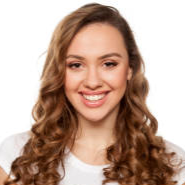
#> input picture Lab1/Part3/images/img5.png, 185 x 185 px, found by its file name
$ python q6.py
#> lines starting #> are read from the running program, lines starting #| are printed output that depends on the picture
import cv2
import numpy as np
import matplotlib.pyplot as plt


# =========================================================
# READ IMAGES
# =========================================================

img1 = cv2.imread(
    r"S:\Computer Vision\Lab1\Part3\images\img5.png",
    cv2.IMREAD_GRAYSCALE
)
#> img1: shape (185, 185); min 4, max 255, mean 170.7

img2 = cv2.imread(
    r"S:\Computer Vision\Lab1\Part3\images\img6.png",
    cv2.IMREAD_GRAYSCALE
)
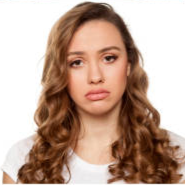
#> input picture Lab1/Part3/images/img6.png, 185 x 185 px, found by its file name
#> img2: shape (185, 185); min 5, max 255, mean 171.3


if img1 is None or img2 is None:
    raise FileNotFoundError("Could not load images.")


# Make both images the same size
img2 = cv2.resize(
    img2,
    (img1.shape[1], img1.shape[0])
)


# Convert to float
img1 = img1.astype(np.float32)
img2 = img2.astype(np.float32)


# =========================================================
# NUMBER OF PYRAMID LEVELS
# =========================================================

levels = 5


# =========================================================
# CREATE GAUSSIAN PYRAMID
# =========================================================

def gaussian_pyramid(img, levels):

#> called with levels = 5
    pyramid = [img]

    for i in range(levels):

        img = cv2.pyrDown(img)

        pyramid.append(img)
#> after the loop, img = [[255, 249.6, 199.7, 146.2, 201.1, 250.9], [254.6, 238.8, 176.5, 150.8, 178.9, 242.4], [252.9, 217.6, 152.3, 159.7, 156.6, 226.9], [247.6, 190.3, 121.4, 143.7, 130.3, 209.3], [225.4, 155.9, 106.7, 135.8, 99.95, 166.5], [168.3, 116.1, 137, 160, 84.91, 105.4]]; pyramid = 6 items

    return pyramid


# =========================================================
# CREATE LAPLACIAN PYRAMID
# =========================================================

def laplacian_pyramid(gaussian):

    laplacian = []

    for i in range(len(gaussian) - 1):

        # Size of current Gaussian level
        h, w = gaussian[i].shape

        # Expand next level
        expanded = cv2.pyrUp(
            gaussian[i + 1],
            dstsize=(w, h)
        )

        # Difference gives Laplacian
        L = gaussian[i] - expanded

        laplacian.append(L)

    # Last level is the smallest Gaussian image
    laplacian.append(
        gaussian[-1]
    )

    return laplacian


# =========================================================
# CREATE PYRAMIDS
# =========================================================

gaussian1 = gaussian_pyramid(
    img1,
    levels
)
#> gaussian1 = 6 items

gaussian2 = gaussian_pyramid(
    img2,
    levels
)
#> gaussian2 = 6 items


laplacian1 = laplacian_pyramid(
    gaussian1
)
#> the loop in laplacian_pyramid, `for i in range(len(gaussian) - 1):` made 5 passes
#> (h, w) on passes 1 to 5: (185, 185), (93, 93), (47, 47), (24, 24), (12, 12)
#> pass 1, in laplacian_pyramid, `L = gaussian[i] - expanded`:
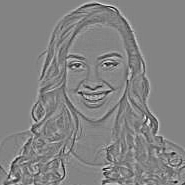
#> L: shape (185, 185) float32; min -70.63, max 66.16, mean 0; drawn with min black and max white
#> after the loop in laplacian_pyramid, `for i in range(len(gaussian) - 1):`: laplacian = 5 items
#> laplacian1 = 6 items

laplacian2 = laplacian_pyramid(
    gaussian2
)
#> the loop in laplacian_pyramid (call 2), `for i in range(len(gaussian) - 1):` made 5 passes
#> pass 1, in laplacian_pyramid (call 2), `L = gaussian[i] - expanded`:
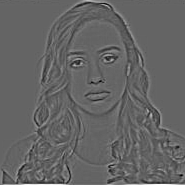
#> L: shape (185, 185) float32; min -72.12, max 110.7, mean 0.2; drawn with min black and max white
#> laplacian2 = 6 items


# =========================================================
# MIX PYRAMIDS
# =========================================================

mixed_pyramid = []


for i in range(len(laplacian1)):

    # Use Image 1 for large-scale information
    # Use Image 2 for fine details

    if i < 2:

        mixed = laplacian2[i]

    else:

        mixed = laplacian1[i]

    mixed_pyramid.append(
        mixed
    )
#> this loop made 6 passes
#> after the loop, mixed_pyramid = 6 items


# =========================================================
# RECONSTRUCT IMAGE
# =========================================================

result = mixed_pyramid[-1]
#> result has the same summary as img in gaussian_pyramid


for i in range(
    len(mixed_pyramid) - 2,
    -1,
    -1
):

    h, w = mixed_pyramid[i].shape

    result = cv2.pyrUp(
        result,
        dstsize=(w, h)
    )

    result = result + mixed_pyramid[i]
#> this loop made 5 passes
#> (i, h, w) on passes 1, 2, 4, 5: (4, 12, 12), (3, 24, 24), (1, 93, 93), (0, 185, 185)
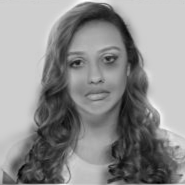
#> result: shape (185, 185) float32; min -14.1, max 316.6, mean 170.9; drawn with min black and max white


# Clip values
result = np.clip(
    result,
    0,
    255
).astype(np.uint8)
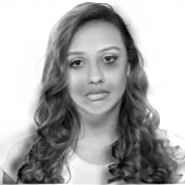
#> result: shape (185, 185); min 0, max 255, mean 170.1


# =========================================================
# DISPLAY RESULTS
# =========================================================

plt.figure(figsize=(14, 8))


plt.subplot(2, 3, 1)

plt.imshow(
    img1,
    cmap="gray"
)

plt.title("Image 1")
plt.axis("off")


plt.subplot(2, 3, 2)

plt.imshow(
    img2,
    cmap="gray"
)

plt.title("Image 2")
plt.axis("off")


plt.subplot(2, 3, 3)

plt.imshow(
    result,
    cmap="gray"
)

plt.title("Pyramid Mixed Image")
plt.axis("off")


# Gaussian pyramid level
plt.subplot(2, 3, 4)

plt.imshow(
    gaussian1[2],
    cmap="gray"
)

plt.title("Gaussian Pyramid Level 2")
plt.axis("off")


# Laplacian pyramid
plt.subplot(2, 3, 5)

lap_display = np.abs(
    laplacian1[1]
)
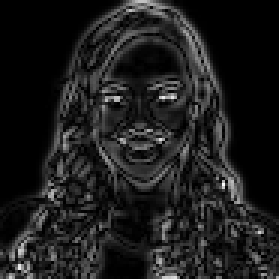
#> lap_display: shape (93, 93) float32 (shown 3 times larger); min 0, max 68.56, mean 7.9; drawn with min black and max white

lap_display = cv2.normalize(
    lap_display,
    None,
    0,
    255,
    cv2.NORM_MINMAX
)

plt.imshow(
    lap_display,
    cmap="gray"
)

plt.title("Laplacian Pyramid Level 1")
plt.axis("off")


# Another Gaussian level
plt.subplot(2, 3, 6)

plt.imshow(
    gaussian1[-1],
    cmap="gray"
)

plt.title("Smallest Gaussian Level")
plt.axis("off")


plt.tight_layout()
plt.show()
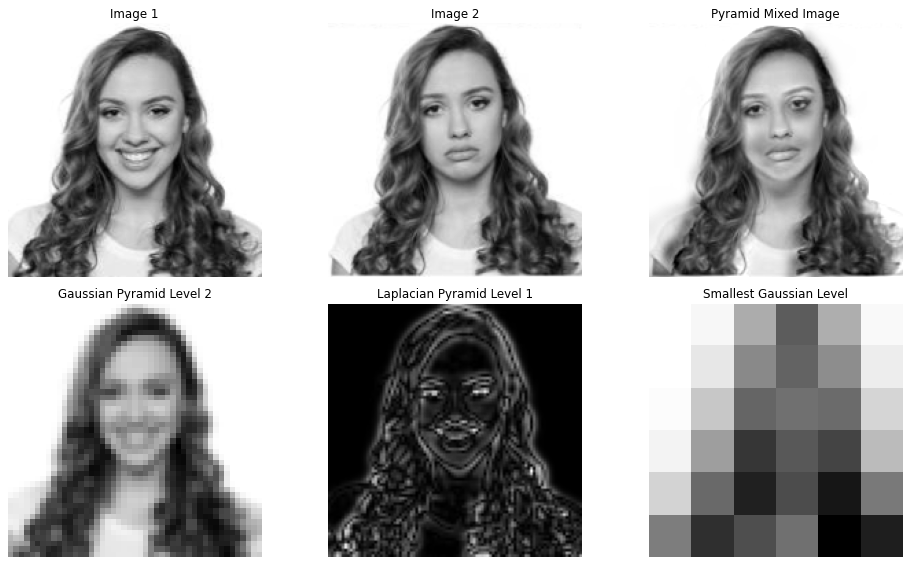
#> figure drawn by matplotlib, 6 panels
